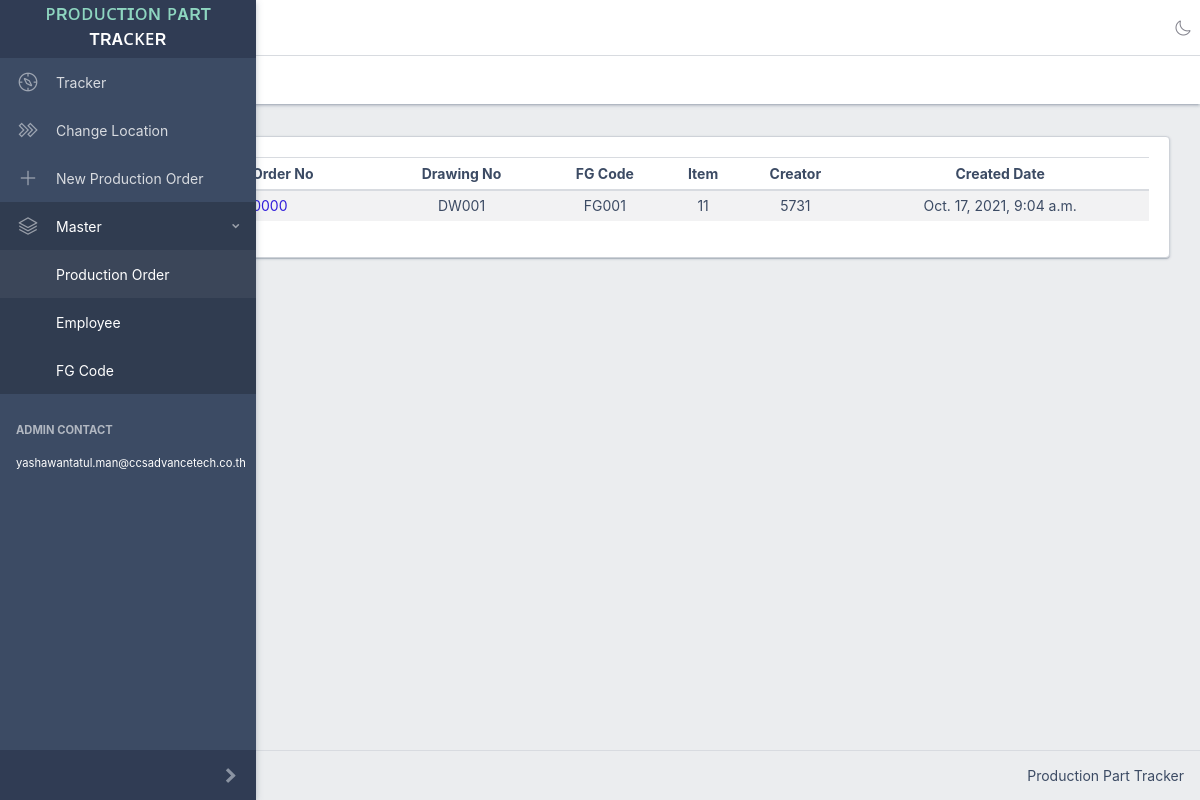
The app's page /order_master/, older data.
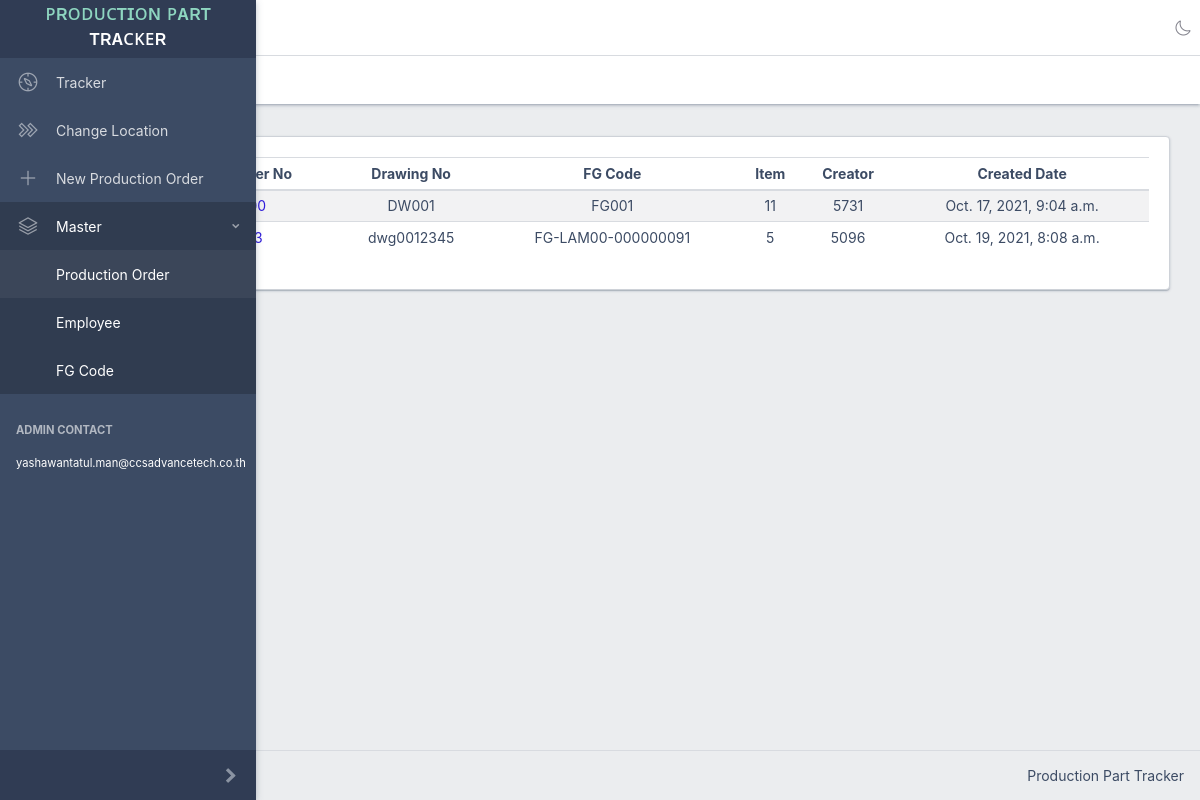
The same page, newer data.
### pptapp/models.py (models this page shows)
class Order(models.Model):
    no = models.CharField(max_length=20, primary_key=True)
    drawing_no = models.CharField(max_length=20, default="-")
    fg_code = models.CharField(max_length=20, default="-")
    emp_id = models.CharField(max_length=20, default="-") # CREATOR
    date_modified = models.DateTimeField(auto_now=True)
    date_published = models.DateTimeField(auto_now_add=True)

### pptapp/views.py (the view)
# urls.py: path('order_master/', views.order_master, name='order_master'),
def order_master(request):
    orders = Order.objects.all()
    items = []
    for order in orders:
        serials = Serial.objects.filter(order=order)
        items.append(len(serials))
    context = {
        'orders' : orders,
        'items' : items,
    }
    return render(request, 'order_master.html', context)

### pptapp/templatetags/extra.py (called while the page is built)
@register.filter
def index(indexable, i):
    return indexable[i]

### templates/order_master.html (shortened to what this page needs)
<!DOCTYPE html>
{% load static %}
{% load extra %}
<html lang="en">
  <head>
    <link rel="stylesheet" href="{% static "css/style.css" %}">
    <link href="{% static "vendors/@coreui/icons/css/free.min.css" %}" rel="stylesheet">
    <link href="{% static "vendors/@coreui/icons/css/brand.min.css" %}" rel="stylesheet">
    <link rel="stylesheet" href="{% static "vendors/datatables.net-bs4/css/dataTables.bootstrap4.css" %}">
  </head>
  <body class="c-app c-no-layout-transition">
    {% include 'sidebar.html' %}
    <div class="c-wrapper">
      <header class="c-header c-header-light c-header-fixed">
        {% include 'header.html' %}
        <div class="c-subheader justify-content-between px-3">
          <ol class="breadcrumb border-0 m-0 px-0 px-md-3">
          </ol>
        </div>
      </header>
      <div class="c-body">
        <main class="c-main">
          <div class="container-fluid">
            <div class="fade-in">
              <div class="row">
                  <div class="col-sm-12 col-md-12">
                    <div class="card border-secondary">
                      <div class="card-body">
                        <table class="table table-sm table-striped datatable text-center" id="serial_code_table">
                          <thead>
                            <tr>
                              <th>Production Order No</th>
                              <th>Drawing No</th>
                              <th>FG Code</th>
                              <th>Item</th>
                              <th>Creator</th>
                              <th>Created Date</th>
                            </tr>
                          </thead>
                          <tbody>
                            {% for order in orders %}
                            <tr>
                              <td><a href="/order/{{order.no}}">{{order.no}}</a></td>
                              <td>{{order.drawing_no}}</td>
                              <td>{{order.fg_code}}</td>
                              <td>{{items|index:forloop.counter0}}</td>
                              <td>{{order.emp_id}}</td>
                              <td>{{order.date_published}}</td>
                            </tr>
                            {% endfor %}
                          </tbody>
                        </table>
                      </div>
                    </div>
                  </div>
                </div>
            </div>
          </div>
        </main>
      </div>
      {% include 'footer.html' %}
    </div>
  </body>
</html>

Row changes from the older to the newer data that the page shows:
added Order: drawing_no "dwg0012345", fg_code "FG-LAM00-000000091", counter0 "5", emp_id "5096", date_published "Oct. 19, 2021, 8:08 a.m."
